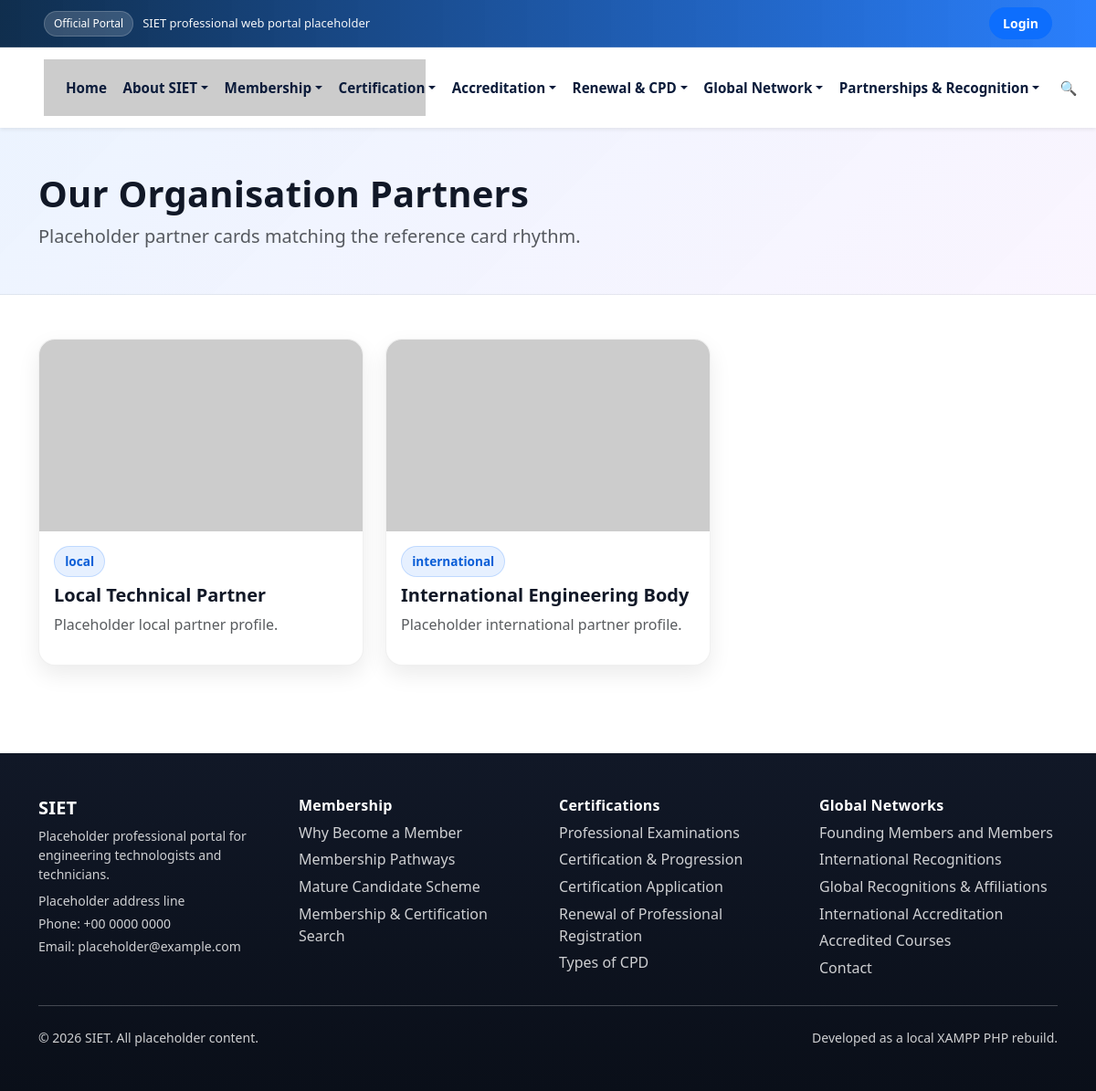
/organisational-partnership.php, run on the app's committed database.
### tables this page shows
CREATE TABLE partners (
  id INT AUTO_INCREMENT PRIMARY KEY,
  name VARCHAR(255) NOT NULL,
  type ENUM('local','international','organisational') DEFAULT 'local',
  description TEXT,
  website VARCHAR(255),
  logo VARCHAR(255),
  status ENUM('active','inactive') DEFAULT 'active',
  created_at TIMESTAMP DEFAULT CURRENT_TIMESTAMP
);

### organisational-partnership.php (the view, shortened to what this page needs)
<?php
require_once __DIR__ . '/includes/header.php';
$partners = $pdo->query("SELECT * FROM partners WHERE status='active' ORDER BY type, name")->fetchAll();
?>
<div class="container py-5"><div class="row g-4">
<?php foreach ($partners as $partner): ?>
  <div class="col-md-6 col-lg-4"><div class="card card-hover h-100">
    <img src="<?= e(media_url($partner['logo']) ?: 'https://placehold.co/400x300?text=Partner') ?>" class="card-img-top" alt="">
    <div class="card-body"><span class="badge-soft mb-2"><?= e($partner['type']) ?></span><h5 class="fw-bold"><?= e($partner['name']) ?></h5><p class="text-muted"><?= e($partner['description']) ?></p></div>
  </div></div>
<?php endforeach; ?>
</div></div>
<?php require_once __DIR__ . '/includes/footer.php'; ?>

### assets/css/custom.css (style rules this page uses)
:root { --primary-color: #0d6efd; --secondary-color: #06b6d4; --accent-color: #a855f7; --text-dark: #111827; --text-muted: #6b7280; --background-soft: #f8fafc; --font-family: "Segoe UI", system-ui, -apple-system, Arial, sans-serif; --navbar-bg: #ffffff; --footer-bg: linear-gradient(180deg, rgba(17,24,39,1) 0%, rgba(10,15,25,1) 100%); --topbar-bg: linear-gradient(90deg, rgba(11,42,74,.98), rgba(13,110,253,.88)); --card-shadow: 0 10px 25px rgba(0,0,0,.08); --card-border: 1px solid rgba(0,0,0,.06); --border-radius: 18px; --pill-radius: 999px; --s-color: #2563eb; --i-color: #16a34a; --e-color: #f97316; --t-color: #a855f7; --bs-primary: #0d6efd; --bs-primary-rgb: 13,110,253; --bs-body-font-family: var(--font-family); --bs-body-color: var(--text-dark); --bs-link-color: var(--primary-color); --bs-link-hover-color: #0b5ed7; }
body { background: #ffffff; color: var(--text-dark); font-family: var(--font-family); }
.smooth-scroll { scroll-behavior: smooth; }
.lead-card, .contact-card, .card, .stat-card, .value-card, .about-card, .about-side__card { background: #fff; border: var(--card-border); border-radius: var(--border-radius); box-shadow: var(--card-shadow); }
.card, .stat-card { overflow: hidden; }
.card-img-top { height: 210px; object-fit: cover; }
.card-hover, .value-card, .lead-card, .about-card { transition: box-shadow .2s ease, transform .2s ease; }
.badge-soft, .pill { align-items: center; background: rgba(13,110,253,.10); border: 1px solid rgba(13,110,253,.18); border-radius: var(--pill-radius); color: #0b5ed7; display: inline-flex; font-size: .85rem; font-weight: 700; gap: .5rem; padding: .35rem .7rem; }

### data on the page
partners: type "local", name "Local Technical Partner", description "Placeholder local partner profile."
partners: type "international", name "International Engineering Body", description "Placeholder international partner profile."

### other printed values
$heroTitle "Our Organisation Partners"
$heroSubtitle "Placeholder partner cards matching the reference card rhythm."
SITE_NAME "SIET"
